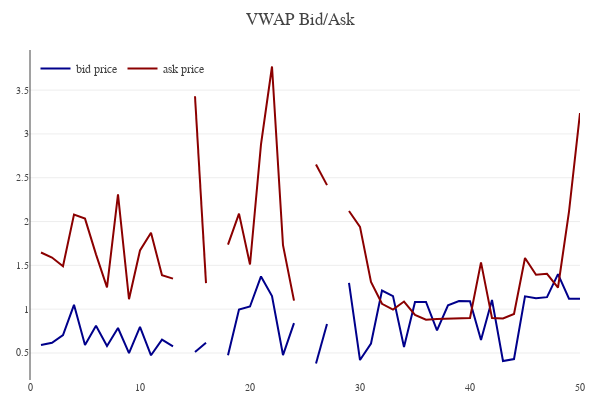

The notebook cell saved with this chart:
### Code cell
model.bank_details.price_plot()

### Figure 1 — Plotly figure (JSON) as saved in the notebook; plotly's stock layout.template omitted (floating-point values rounded to 4 significant figures)
{"data": [{"line": {"color": "darkblue"}, "name": "bid price", "type": "scatter", "y": [null, 0.5908, 0.6172, 0.7048, 1.05, 0.5919, 0.8101, 0.58, 0.7851, 0.4975, 0.7971, 0.4737, 0.653, 0.5757, null, 0.5111, 0.6166, null, 0.4734, 0.9952, 1.03, 1.373, 1.15, 0.4764, 0.8414, null, 0.38, 0.83, null, 1.301, 0.4195, 0.6084, 1.213, 1.149, 0.5674, 1.082, 1.083, 0.7569, 1.043, 1.092, 1.09, 0.6484, 1.106, 0.4082, 0.4309, 1.146, 1.125, 1.137, 1.4, 1.12, 1.12]}, {"line": {"color": "darkred"}, "name": "ask price", "type": "scatter", "y": [null, 1.647, 1.59, 1.49, 2.079, 2.033, 1.626, 1.249, 2.309, 1.113, 1.67, 1.871, 1.388, 1.348, null, 3.43, 1.298, null, 1.737, 2.09, 1.51, 2.881, 3.769, 1.73, 1.097, null, 2.65, 2.416, null, 2.12, 1.94, 1.312, 1.061, 0.9954, 1.087, 0.9335, 0.88, 0.8875, 0.89, 0.89, 0.8992, 1.535, 0.898, 0.8942, 0.9448, 1.584, 1.393, 1.404, 1.247, 2.113, 3.237]}], "layout": {"height": 400, "hovermode": "closest", "legend": {"orientation": "h", "x": 0.01, "xanchor": "left", "y": 0.9, "yanchor": "bottom"}, "margin": {"b": 20, "l": 30, "r": 20, "t": 50}, "showlegend": true, "title": {"text": "VWAP Bid/Ask"}, "width": 600, "xaxis": {"anchor": "y", "domain": [0, 1], "showgrid": false, "tickfont": {"size": 10}}, "yaxis": {"anchor": "x", "domain": [0, 1], "side": "left", "tickfont": {"size": 10}}}}
